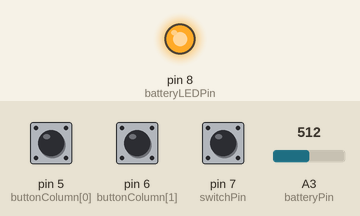
Bench run of a sketch on a simulated Arduino Uno, built with avr-gcc and run on an emulated ATmega328P. Parts: output pins drawn as LEDs (lit = HIGH). The inputs (shaded band) are chosen by the test bench; at power-on: A3 (batteryPin) = 512, pin 5 (buttonColumn[0]) LOW, pin 6 (buttonColumn[1]) LOW, pin 7 (switchPin) HIGH. No radio packets arrive unless stated; what the sketch prints to the serial monitor is not drawn.

Above: at 1.2 s.
1.3 s: A3 (batteryPin) set to 163
2.8 s: A3 (batteryPin) set to 138
At 3.3 s:
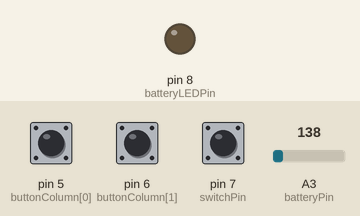
4.3 s: pin 5 (buttonColumn[0]) pulled HIGH for 0.2 s
6.0 s: pin 6 (buttonColumn[1]) pulled HIGH for 0.2 s
7.7 s: pin 5 (buttonColumn[0]) pulled HIGH for 1 s
10.2 s: pin 6 (buttonColumn[1]) pulled HIGH for 1 s
Timing chart, 0 to 13.2 s (numbered marks = the images above; inputs shaded):
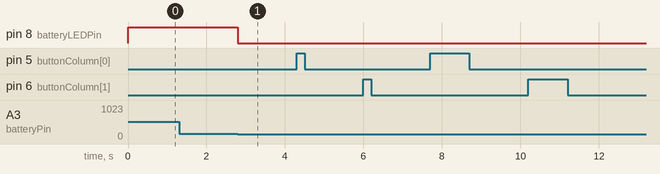

The sketch:

test_station.ino
```cpp
#include <VirtualWire.h>

//-----------------------------------------------------------------------------
// we define all the size of variables needed for our algorithm

#define RFSPEED 2000              // for RF communication
#define MAX_MESSAGE_SIZE 8        //number of byte we need to send to te remote.
#define REBOUND_TIME 150          // time needed to have a smooth push on the buttons; in ms.
#define SEARCH_TIME 12000        // 2 min of searching time for localization process
#define SEARCH_PER 100            // 100 ms for periode of sending localization
//-----------------------------------------------------------------------------

void(* resetFunc) (void) = 0;     // dec laring reset function, needed when pressing the cancelling button


byte remoteNum[MAX_MESSAGE_SIZE]; //remote number in byte ie the message we want to send. NOT TO BE MISTAKEN with remoteNum from remote.ino. HERE this is the full message (alarm settings + number); in remote.ino it is just the remote number


//--------------------------- PINS --------------------------------------------------
int switchPin = 7;
int txRFPin = 4;

// All about the battery
int batteryLife = 0;              //to map
int batteryPin = A3;
int batteryLEDPin = 8;            // variable pour stocker le pin de la LED
int batteryLEDState = false;


boolean sending = false;
boolean switchCheck = false;
boolean batteryCheck = false;


int comp = 0;                     // conter for implementation, first 3 is alarm setting then remoteNum. Enable incrementation and lcd managment
int valid = 0;                    // counter to separate alarm settings from remoteNum OBSOLETE ! NO USE OF THIS ANYMORE, NEED TO BE MODIFIED

//All about the matrix of buttons
//6 buttons Matrix 3linesx2columns: left right / add minus / valid correct
int buttonNumber = 4;
int lineNumber = 2;               //to change according to number of button
int columnNumber = 2;             //to change according to number of button
int buttonLine[3] = {2, 3};       //tab to store lines pins
int buttonColumn[2] = {5, 6};     //tab to store columns pins
char buttonPressed[5] = "UUUU";
char buttonPressedBuff[5] = "UUUU";

unsigned long tpsDep = millis();  //departure time. Needed to keep sending for 2 min


//-----------------------------------------------------------------------
//                                SET UP
//-----------------------------------------------------------------------

void setup() {
  Serial.begin(9600);

  //RF setup
  vw_set_tx_pin(txRFPin);
  vw_setup(RFSPEED);
  Serial.print("\n");

  //Switch setup
  pinMode(switchPin, INPUT);

  //Battery setup
  pinMode(batteryLife, INPUT);
  pinMode(batteryLEDPin, OUTPUT);
  digitalWrite(batteryLEDPin, LOW);
}


//-----------------------------------------------------------------------
//                                LOOP
//-----------------------------------------------------------------------


void loop() {
  batteryManagment();
  switchManagment();
 if ( buttonManagment()){
    if (sending) {
      sendMessage();
    }
  }
  delay(50);
}
```

batteryManagment.ino
```cpp
//-------------------------------------------------------------------------------------------------------
//                                        BATTERY MANAGMENT
//For now, turn off the LED when low battery. Has to be modified to blink when battery low and to be tuned off when battery ok.
//-------------------------------------------------------------------------------------------------------

void batteryManagment() {
  if (batteryLife = map(analogRead(batteryPin), 0, 1023, 0, 100)) {            //maps the value of battery
    batteryCheck = true;
    //Serial.print("battery life is ");
    //Serial.print(batteryLife);
    //Serial.print("\n");
  }
  else {
    batteryCheck = false;
  }
  digitalWrite(batteryLEDPin, batteryCheck);
  if (batteryLife < 15 ) {
    digitalWrite(batteryLEDPin, LOW); // low battery
  }
}
```

buttonManagment.ino
```cpp
//---------------------------------------------------------------------------------
//                     BUTTON MANAGMENT    aka the hardest function to understand
//---------------------------------------------------------------------------------
//source: https://openclassrooms.com/courses/perfectionnez-vous-dans-la-programmation-arduino/concevez-des-claviers-pour-l-arduino


boolean buttonManagment() {
  boolean compared = false;
  buttonRead();                                                 // appel de la fonction de lecture de matrice
  if (!buttonFree()) {                                          // si un appui est lu
    while (!buttonFree()) {                                     // on répète tant qu'un bouton au moins est appuyé
      compared = buttonRead();                                  //lecture de la matrice, retourne vrai si on valide.
    }                                           //retourne true si valider, ie si pret a envoyer le message
  //return compared;
  }
  return compared;
}

boolean buttonRead() {
  boolean compare = false;
  int pos = 0;                                                  //position dans le tableau d'etat
  for (int l = lineNumber - 1; l >= 0; l--) {                   //boucle qui parcourt le tableau des lignes
    digitalWrite(buttonLine[l], HIGH);                          //on place la ligne en HIGH
    for (int c = columnNumber - 1; c >= 0; c--) {               //boucle qui parcourt le tableau des colonnes
      boolean etat = digitalRead(buttonColumn[c]);              //on lit le résultat
      if (etat) {                                               //si etat==1, ie si on detecte un appui
        buttonPressedBuff[pos] = 'D';                           //le bouton est appuyer, D veut dire DOWN
        buttonCompare(pos);                                     //on regarde quel bouton est appuyer et on implemente
      }
      else {
        buttonPressedBuff[pos] = 'U';                           // the button is not pressed
      }
      pos++;                                                    //on passe à la position suivante
    }
    digitalWrite(buttonLine[l], LOW);                           //on replace la ligne en LOW
    delay(REBOUND_TIME);                                        //tempo anti rebond
  }
  //  if (!buttonFree()) {                                          //on teste si l'appui est toujours actif; si oui on met à jour la position saisie dans le buffer PAS VRAIMENT UTILISE ... juste pour garder l'idee
  //    for (int t = 0; t < buttonNumber; t++) {
  //      buttonPressed[t] = buttonPressedBuff[t];
  //    }
  //  }
  //compare = buttonCompare(buttonPressedBuff);                   //au relâchement, on sauvegarde
  compare = buttonCompare(pos);                   //au relâchement, on sauvegarde
  return compare;
}

boolean buttonCompare(int posi) {
  if (posi == 3) {                                              // if we press the cancel button
    for ( int j = 0; j < sizeof(remoteNum); j++) {
      remoteNum[j] = 0;                                         // the message is resset, like everything else...
    }
    comp = 0;
    valid = 0;
    Serial.print("i am cancelling! \n\n\n\n");
    sevSegMan(sizeof(remoteNum), remoteNum);
    //    sevSegManagment(3, comp);
    delay(1000);
    resetFunc();                                                // we reset the module. Actually that could be enough to reset everything...
  }
  else if (posi == 2) {                                         // if we press valid button
    Serial.print("i am validing \n");
    comp ++;                                                    // it means we are moving forward in the message

    // AJOUTER ICI UNE CONDITION MOD 4 SELON POSITION DU SWITCH : quqnd on cherche on a pas besoin de donner les alarmes

    if (comp % 7 == 0) {                                        // if the message is over
      valid++;                                                  // final validation is done
      //comp = 0;         //only for  sevseg with 4 nodes
      if (valid > 0) {
        Serial.print("message is over \n\n\n\n\n\n\n");
        valid = 0;
        sending = true;
        return true;
      }
    }
    sevSegMan(sizeof(remoteNum), remoteNum);
    //    sevSegManagment(2, comp); //valid
  }
  else if (posi == 0) {                           // if we press plusn button
    remoteNum[comp]++;                            // implementation of the position
    if (remoteNum[comp] > 9 ) {
      remoteNum[comp] = 0;
    }

    sevSegMan(sizeof(remoteNum), remoteNum);
    //    sevSegManagment(posi, comp);
    Serial.print("i am adding ! \n");
  }
  else if (posi == 1) {                           // if we press minus button
    remoteNum[comp] = remoteNum[comp] - 1;                          // implementation of the position
    if (remoteNum[comp] < 0 ) {
      remoteNum[comp] = 9;
    }
    sevSegMan(sizeof(remoteNum), remoteNum);
    //    sevSegManagment(posi, comp);
    Serial.print("i am substracting ! \n");
  }
  return sending;
}


//fonction de test si tout relaché
boolean buttonFree() {
  //on parcourt l'état de la matrice
  for (int i = 0; i < buttonNumber; i++) {
    if (buttonPressedBuff[i] == 'D') //si une touche est enfoncée
      return 0; //on renvoie 0
  }
  //sinon
  return 1;//on renvoie 1
  delay(100);
}


//
//boolean buttonCompare() {
//  Serial.print("coucou");
//  int posi = -1;
//  for (int i = 0; i = buttonNumber; i++) {
//    if (buttonPressed[i] == "D") {
//      posi = i;
//    }
//    i++;
//  }
//  switch (posi) {
//    case 3://cancel
//      for ( int j = 0; j = VW_MAX_MESSAGE_LEN - 1; j++) {
//        remoteNum[j] = 0;
//      }
//      comp = 0;
//      valid = 0;
//      Serial.print("i am cancelling! \n");
//      sevSegManagment(0, comp);
//      break;
//    case 2:
//      Serial.print("i am validing first phase! \n");
//      comp ++;
//      if (comp == 4) {
//        valid++;
//        comp = 0;
//        if (valid > 1) {
//          Serial.print("i am validing last phase\n");
//          return true;
//        }
//      }
//      sevSegManagment(1, comp); //valid
//      break;
//    default:
//      remoteNum[comp]++;
//      sevSegManagment(posi, comp);
//      Serial.print("i am implementing ! \n");
//      break;
//  }
//}
```

comManagment.ino
```cpp
void addSwitch() {
  for (int i = sizeof(remoteNum); i > 0; i--) {
    remoteNum[i] = remoteNum[i - 1];
  }
  remoteNum[0] = switchCheck;
  Serial.print("le bouton est sur :     ");
  Serial.print(switchCheck);
}

void sendMessage() {
  addSwitch();
  Serial.print("\n sending message:        ");
  vw_send((byte *) remoteNum, sizeof(remoteNum));
  vw_wait_tx;
  if (!switchCheck) {
    int t = 0;
    unsigned long tpsAct = millis(); //temps actuel
    if ((tpsAct - tpsDep) > SEARCH_PER) {
      while ( t < (SEARCH_TIME / SEARCH_PER)) {
        vw_send((byte *) remoteNum, sizeof(remoteNum));
        vw_wait_tx;
        Serial.print("im searching the device");
        tpsDep = tpsAct; // reinit
        t++;
        delay(SEARCH_PER);
      }
    }
  }
//  for (int r = 0; r < sizeof(remoteNum); r++) {
//    Serial.print(remoteNum[r], HEX);
//  }
  Serial.print("\n");
  sending = false;
}


// this function will be put in service if a feedback from the remote is needed (for example if the the remote needs deepsleep) so we know the remote is hearing us even when we cannot hear it.

byte message[MAX_MESSAGE_SIZE];

byte feedbackRF() {
  byte buf[VW_MAX_MESSAGE_LEN];
  byte buflen = VW_MAX_MESSAGE_LEN;
  int i;
  for (i = 0; i < VW_MAX_MESSAGE_LEN; i++)
  {
    message[i] = 0;
  }
  if ( vw_get_message(buf, &buflen) ) {
    Serial.print("message is: ");
    for (i = 0; i < buflen; i++)
    {
      message[i] = buf[i];
      Serial.print(buf[i]);
    }
    Serial.print("\n");
    Serial.print("size of message is: ");
    Serial.print(buflen);
    Serial.print("\n");

  }
}
```

switchManagment.ino
```cpp
// Managment of the Switch position between programmation mode and localization mode. Reads the state and turns the onchip LED accordingly

void switchManagment() {
  switchCheck = digitalRead(switchPin);     //prog if 1, localisation else
  digitalWrite(13, switchCheck);            //LED on arduino is turned on when programming
}
```

lcdManagment.ino
```cpp
int sevSeg[8];

void sevSegManagment(int but, int count) {   // the position and the counter
  if (but == 3) {
    for ( int j = 0; j < 7; j++) {
      sevSeg[j] = 0;
    }
  }
  else if (but == 2) {
    for (int c = count; c < 7; c++) {
      sevSeg[c] = 0;
    }
    sevSeg[count] = 0;
  }
  else if (but == 0 || but == 1) {
    sevSeg[count]++;
  }
  for (int r = 0; r < 7; r++) {
    Serial.print(sevSeg[r]);
  }
  Serial.print("\n");
}

void sevSegMan(int len, byte *message){
    for (int r = 0; r < len; r++) {
    Serial.print(message[r]);
  }
  Serial.print("\n");
}
```

Measured:
- the behaviour switches between 154 and 153 on A3 (batteryPin) (found by bisection; images 0 and 1)
- after the input at 1.3 s, every drawn part: stays the same
- after the input at 2.8 s, pin 8 (batteryLEDPin): HIGH → LOW at once
